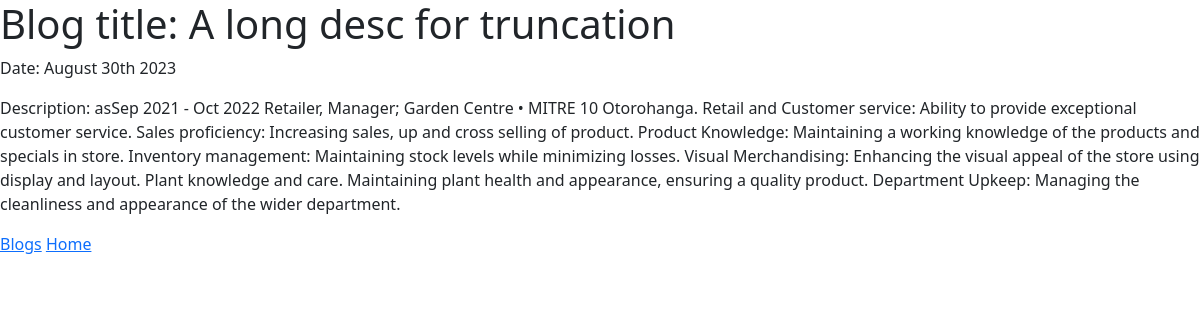
The app's page /blog/5 with its own data.
### blog/models.py (models this page shows, shortened)
class BlogModel(models.Model):
    title = models.CharField(max_length=100)
    description = models.TextField()
    date = models.DateField()

### blog/views.py (the view)
# urls.py: path('<int:blog_id>', views.detail, name='detail')
def detail(request, blog_id):
    blog = get_object_or_404(BlogModel, pk=blog_id)
    return render(request, 'blog/detail.html', {'blog': blog})

### blog/templates/blog/detail.html (shortened to what this page needs)
{% extends 'personal_portfolio/base.html' %}
{% block content %}
<h1>Blog title: {{ blog.title }}</h1>
    <p>Date: {{ blog.date|date:'F jS Y' }}</p>
<p>Description: {{ blog.description }}</p>
<a href="{% url 'blog:all_blogs' %}">Blogs</a>
<a href="{% url 'home' %}">Home</a>
{% endblock %}

### records on screen
BlogModel: date "August 30th 2023", description "asSep 2021 - Oct 2022 Retailer, Manager; Garden Centre • MITRE 10 Otorohanga. Retail and Customer service: Ability to provide exceptional customer service. Sales proficiency: Increasing sales, up and cross selling of product. Product Knowledge: Maintaining a working knowledge of the products and specials in store. Inventory management: Maintaining stock levels while minimizing losses. Visual Merchandising: Enhancing the visual appeal of the store using display and layout. Plant knowledge and care. Maintaining plant health and appearance, ensuring a quality product. Department Upkeep: Managing the cleanliness and appearance of the wider department."
